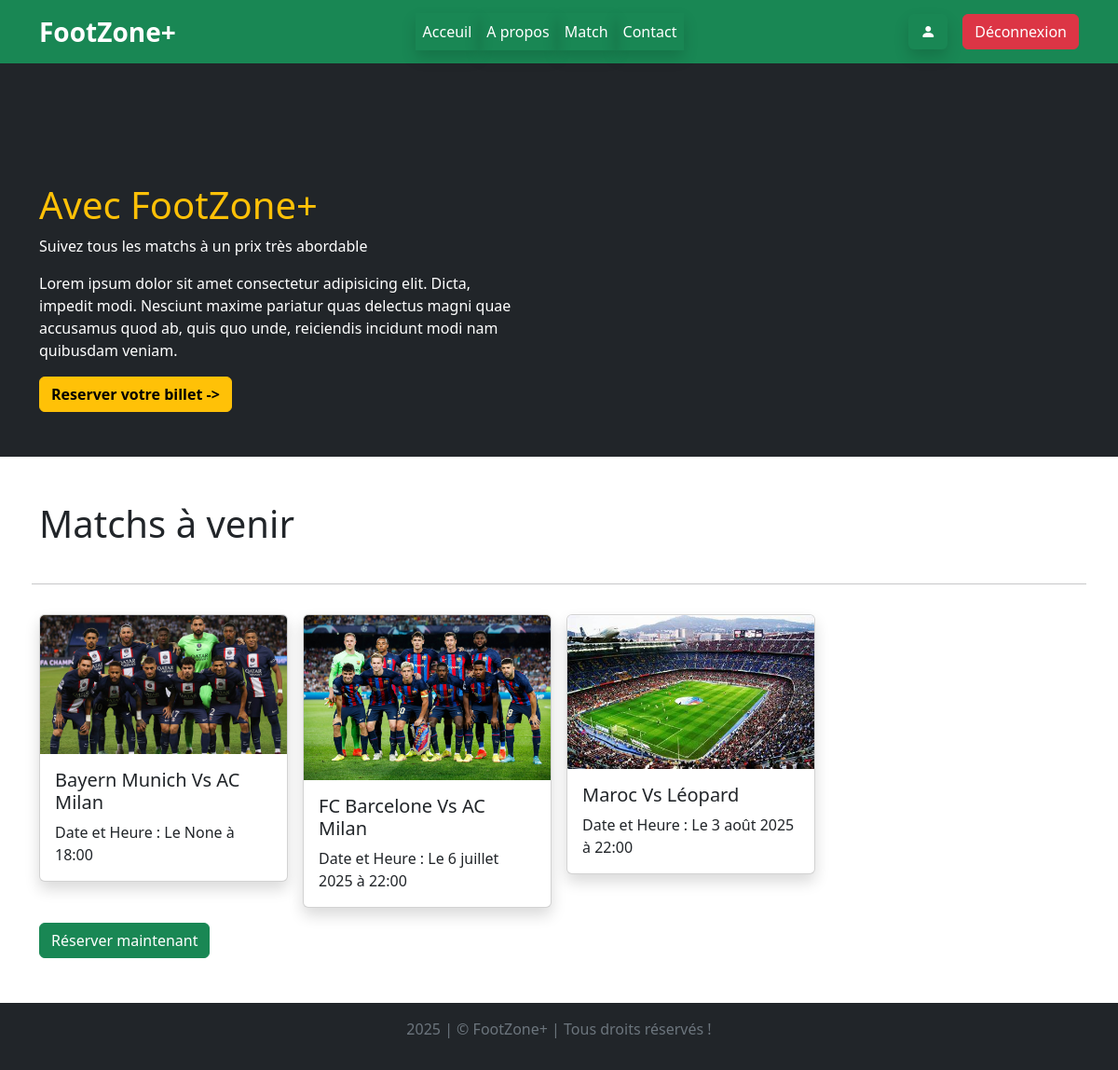
Screenshot of / (signed in) with the database file from the repository.
### FootZonePlusApp/models.py (models this page shows, shortened)
class Match(models.Model):
    continent = models.ForeignKey(Continent, on_delete=models.CASCADE, null=True)
    categorie = models.ForeignKey(Categorie_Match, on_delete=models.CASCADE, null=True)
    equipe_locale = models.ForeignKey(EquipeLocale, on_delete=models.CASCADE, null=True)
    equipe_visiteuse = models.ForeignKey(EquipeVisiteuse, on_delete=models.CASCADE, null=True)
    stade = models.ForeignKey(Stade, on_delete=models.CASCADE, null=True)
    heure = models.TimeField(null=True)
    date = models.DateField(null=True)
    status = models.CharField(max_length=50 ,choices=[('Ouvert', 'Ouvert'), ('Fermé', 'Fermé')], null=True)
    image = models.ImageField(upload_to="images/", blank=True, null=True)

class EquipeLocale(models.Model):
    nom = models.ForeignKey(Equipe, on_delete=models.CASCADE, null=True)
    categorie = models.ForeignKey(Categorie_Equipe, on_delete=models.CASCADE, null=True)
    coatch = models.CharField(max_length=100)
    nombre_joueur = models.IntegerField()
    pays_origine = models.ForeignKey(Pays, on_delete=models.CASCADE, null=True)
    date_time_add = models.DateTimeField(auto_now_add=True)
    def __str__(self):
        return str(self.nom)

class Equipe(models.Model):
    nom = models.CharField(max_length=200)
    date_time_add = models.DateTimeField(auto_now_add=True)
    def __str__(self):
        return self.nom

class EquipeVisiteuse(models.Model):
    nom = models.ForeignKey(Equipe, on_delete=models.CASCADE, null=True)
    categorie = models.ForeignKey(Categorie_Equipe, on_delete=models.CASCADE, null=True)
    coatch = models.CharField(max_length=100)
    nombre_joueur = models.IntegerField()
    pays_origine = models.ForeignKey(Pays, on_delete=models.CASCADE, null=True)
    date_time_add = models.DateTimeField(auto_now_add=True)
    def __str__(self):
        return str(self.nom)

### FootZonePlusApp/views.py (the view)
# urls.py: path('', index, name="index"),
def index(request):
    match = Match.objects.all()
    return render(request, 'index.html', {'match':match})

### FootZonePlusApp/templates/index.html (shortened to what this page needs)
{% extends "base.html" %}
{% block index %}
<section class="bg-dark">
    <div class="container py-5">
        <div class="row g-3">
            <div class="col-md-6 mt-5 pt-5 pe-5">
                <h1 class="text-warning">Avec FootZone+</h1>
                <p class="text-white">Suivez tous les matchs à un prix très abordable</p>
                <p class="text-white">Lorem ipsum dolor sit amet consectetur adipisicing elit. Dicta, impedit modi. Nesciunt maxime pariatur quas delectus magni quae accusamus quod ab, quis quo unde, reiciendis incidunt modi nam quibusdam veniam.</p>
                <a href="{% url 'reservation' %}" class="btn btn-warning fw-semibold">Reserver votre billet -></a>
            </div>
            <div class="col-md-6">
            </div>
        </div>
    </div>
</section>
<section>
    <div class="container py-5">
        {% if match %}
        <div class="row g-3">
            <h1 class="pb-3">Matchs à venir</h1>
            <hr>
            {% for m in match %}
            <div class="col-md-3">
                <div class="card w-100 shadow" style="width: 18rem;">
                    <img src="{{m.image.url}}" class="card-img-top" alt="...">
                    <div class="card-body">
                        <h5 class="card-title">{{m.equipe_locale}} Vs {{m.equipe_visiteuse}}</h5>
                        <p class="card-text">Date et Heure : Le {{m.date}} à {{m.heure}}</p>
                    </div>
                </div>
            </div>
            {% endfor %}
            <a href="{% url 'reservation' %}"><button class="btn btn-success">Réserver maintenant</button></a>
        </div>
        {% else %}
        <p>Aucun match à afficher pour le moment !</p>
        {% endif %}
    </div>
</section>
{% endblock index %}

### rows the page displays
Match: image (picture), equipe_locale "Bayern Munich", equipe_visiteuse "AC Milan", date "None", heure "18:00"
Match: image (picture), equipe_locale "FC Barcelone", equipe_visiteuse "AC Milan", date "6 juillet 2025", heure "22:00"
Match: image (picture), equipe_locale "Maroc", equipe_visiteuse "Léopard", date "3 août 2025", heure "22:00"
